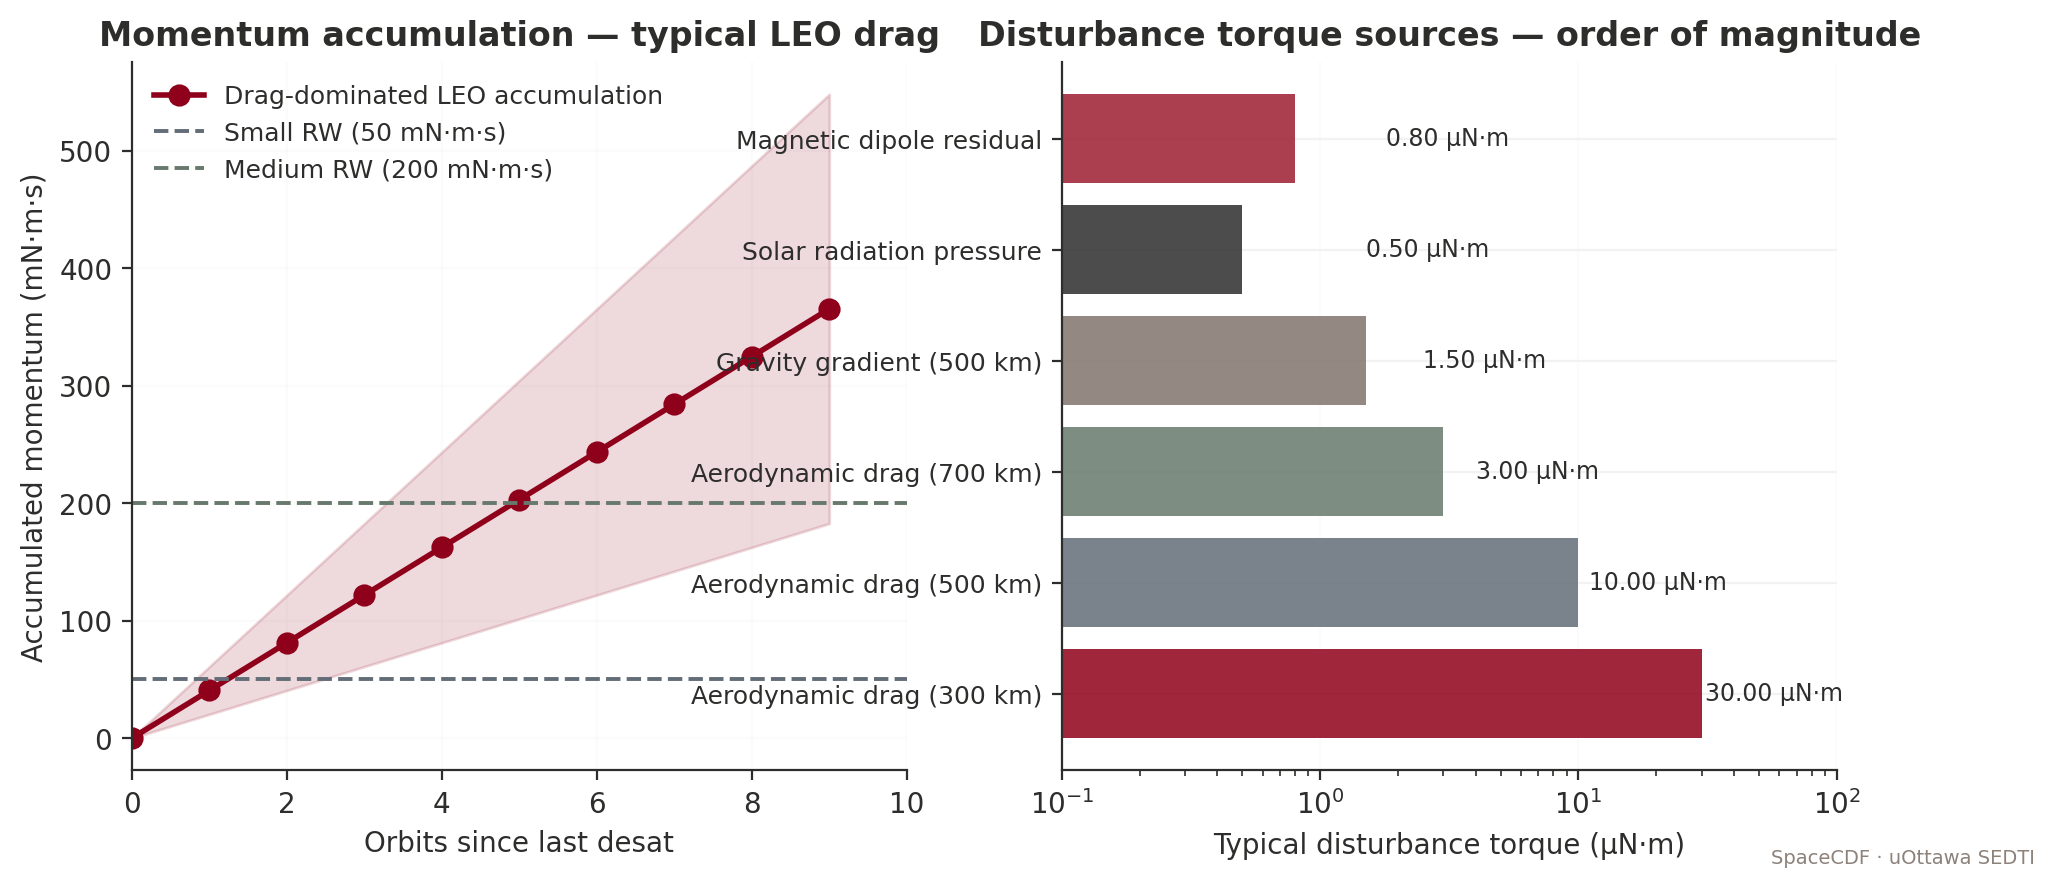

The Python source for this figure:
"""Reaction-wheel momentum capacity vs disturbance accumulation."""
import numpy as np
import matplotlib.pyplot as plt
from uottawa_brand import apply_style, COLORS, SERIES, add_footer

apply_style()
fig, axes = plt.subplots(1, 2, figsize=(11.0, 4.6))

# (a) Momentum accumulation vs orbit number
ax = axes[0]
T_orbit = 5800   # s, ~96 min
N = np.arange(0, 10)
# Disturbance torque (per unit area at LEO 500 km, drag-dominated)
T_drag_typical = 1.0e-5   # N·m
H_per_orbit = T_drag_typical * T_orbit  # N·m·s per orbit
H = N * H_per_orbit
H_avg = H * 0.7   # secular fraction averaged over orbit

ax.plot(N, H_avg * 1000, "o-", color=COLORS["garnet"], lw=2.0, ms=7,
        label="Drag-dominated LEO accumulation")
ax.fill_between(N, H_avg*1000*0.5, H_avg*1000*1.5, alpha=0.15, color=COLORS["garnet"])

# Wheel capacities
ax.axhline(50, color=COLORS["blue"], lw=1.4, ls="--",
           label="Small RW (50 mN·m·s)")
ax.axhline(200, color=COLORS["green"], lw=1.4, ls="--",
           label="Medium RW (200 mN·m·s)")

ax.set_xlabel("Orbits since last desat")
ax.set_ylabel("Accumulated momentum (mN·m·s)")
ax.set_title("Momentum accumulation — typical LEO drag")
ax.grid(True, alpha=0.3)
ax.legend(loc="upper left", frameon=False, fontsize=9)
ax.set_xlim(0, 10)

# (b) Disturbance torque budget
ax = axes[1]
disturbances = [
    ("Aerodynamic drag (300 km)",   3.0e-5),
    ("Aerodynamic drag (500 km)",   1.0e-5),
    ("Aerodynamic drag (700 km)",   3.0e-6),
    ("Gravity gradient (500 km)",   1.5e-6),
    ("Solar radiation pressure",    5.0e-7),
    ("Magnetic dipole residual",    8.0e-7),
]
labels = [d[0] for d in disturbances]
values = [d[1]*1e6 for d in disturbances]   # in µN·m
y = np.arange(len(labels))
ax.barh(y, values, color=SERIES[:len(labels)], alpha=0.85)
for i, v in enumerate(values):
    ax.text(v+1, i, f"{v:.2f} µN·m", va="center", fontsize=8.5)
ax.set_yticks(y)
ax.set_yticklabels(labels, fontsize=9)
ax.set_xlabel("Typical disturbance torque (µN·m)")
ax.set_xscale("log")
ax.set_xlim(0.1, 100)
ax.set_title("Disturbance torque sources — order of magnitude")
ax.grid(True, axis="x", alpha=0.3)

add_footer(fig)
fig.savefig("/sessions/serene-eager-noether/mnt/docs/assets/figures/fig_rw_momentum.png")
print("OK rw momentum")
